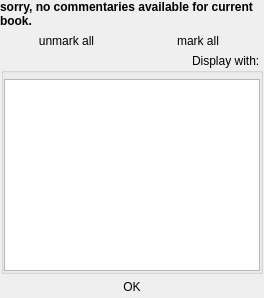
     <widget class="QWidget" name="mixedSelection">
      <layout class="QVBoxLayout" name="verticalLayout_16">
       <property name="spacing">
        <number>1</number>
       </property>
       <property name="leftMargin">
        <number>0</number>
       </property>
       <property name="topMargin">
        <number>0</number>
       </property>
       <property name="rightMargin">
        <number>0</number>
       </property>
       <property name="bottomMargin">
        <number>0</number>
       </property>
       <item>
        <widget class="QLabel" name="noCommemtaries">
         <property name="font">
          <font>
           <weight>75</weight>
           <bold>true</bold>
          </font>
         </property>
         <property name="text">
          <string>sorry, no commentaries available for current book.</string>
         </property>
         <property name="wordWrap">
          <bool>true</bool>
         </property>
        </widget>
       </item>
       <item>
        <widget class="QFrame" name="mixedGroup">
         <property name="frameShape">
          <enum>QFrame::NoFrame</enum>
         </property>
         <property name="frameShadow">
          <enum>QFrame::Raised</enum>
         </property>
         <layout class="QVBoxLayout" name="verticalLayout_18">
          <property name="spacing">
           <number>1</number>
          </property>
          <property name="leftMargin">
           <number>1</number>
          </property>
          <property name="topMargin">
           <number>1</number>
          </property>
          <property name="rightMargin">
           <number>1</number>
          </property>
          <property name="bottomMargin">
           <number>1</number>
          </property>
          <item>
           <layout class="QHBoxLayout" name="horizontalLayout_9">
            <property name="spacing">
             <number>1</number>
            </property>
            <item>
             <widget class="QPushButton" name="unmarkAllBTN">
              <property name="toolTip">
               <string>Remove all books from search</string>
              </property>
              <property name="text">
               <string>unmark all</string>
              </property>
              <property name="icon">
               <iconset resource="../Orayta.qrc">
                <normaloff>:/Icons/greyv.png</normaloff>:/Icons/greyv.png</iconset>
              </property>
              <property name="flat">
               <bool>true</bool>
              </property>
             </widget>
            </item>
            <item>
             <widget class="QPushButton" name="markAllBTN">
              <property name="toolTip">
               <string>Add all books to search</string>
              </property>
              <property name="text">
               <string>mark all</string>
              </property>
              <property name="icon">
               <iconset resource="../Orayta.qrc">
                <normaloff>:/Icons/greenv.png</normaloff>:/Icons/greenv.png</iconset>
              </property>
              <property name="flat">
               <bool>true</bool>
              </property>
             </widget>
            </item>
           </layout>
          </item>
          <item>
           <widget class="QGroupBox" name="mixedFrame">
            <property name="sizePolicy">
             <sizepolicy hsizetype="Preferred" vsizetype="Expanding">
              <horstretch>0</horstretch>
              <verstretch>0</verstretch>
             </sizepolicy>
            </property>
            <property name="layoutDirection">
             <enum>Qt::RightToLeft</enum>
            </property>
            <property name="title">
             <string>Display with:</string>
            </property>
            <layout class="QVBoxLayout" name="verticalLayout_17">
             <property name="spacing">
              <number>1</number>
             </property>
             <property name="leftMargin">
              <number>0</number>
             </property>
             <property name="topMargin">
              <number>6</number>
             </property>
             <property name="rightMargin">
              <number>0</number>
             </property>
             <property name="bottomMargin">
              <number>0</number>
             </property>
             <item>
              <widget class="QListWidget" name="selectionArea">
               <property name="layoutDirection">
                <enum>Qt::RightToLeft</enum>
               </property>
               <property name="styleSheet">
                <string notr="true">*::indicator { 
 height: 18 px; 
width: 18 px;
}
</string>
               </property>
               <property name="verticalScrollMode">
                <enum>QAbstractItemView::ScrollPerPixel</enum>
               </property>
               <property name="horizontalScrollMode">
                <enum>QAbstractItemView::ScrollPerPixel</enum>
               </property>
              </widget>
             </item>
            </layout>
           </widget>
          </item>
         </layout>
        </widget>
       </item>
       <item>
        <layout class="QHBoxLayout" name="horizontalLayout_14">
         <property name="sizeConstraint">
          <enum>QLayout::SetMaximumSize</enum>
         </property>
         <item>
          <widget class="QPushButton" name="openMixed">
           <property name="text">
            <string>OK</string>
           </property>
           <property name="flat">
            <bool>true</bool>
           </property>
          </widget>
         </item>
        </layout>
       </item>
      </layout>
     </widget>
